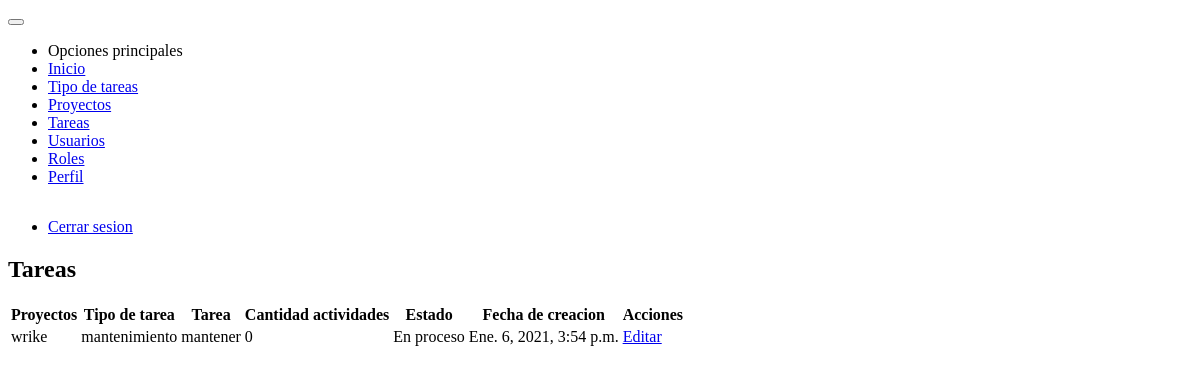
/tareas/ (signed in), run on an earlier commit of the app's database.
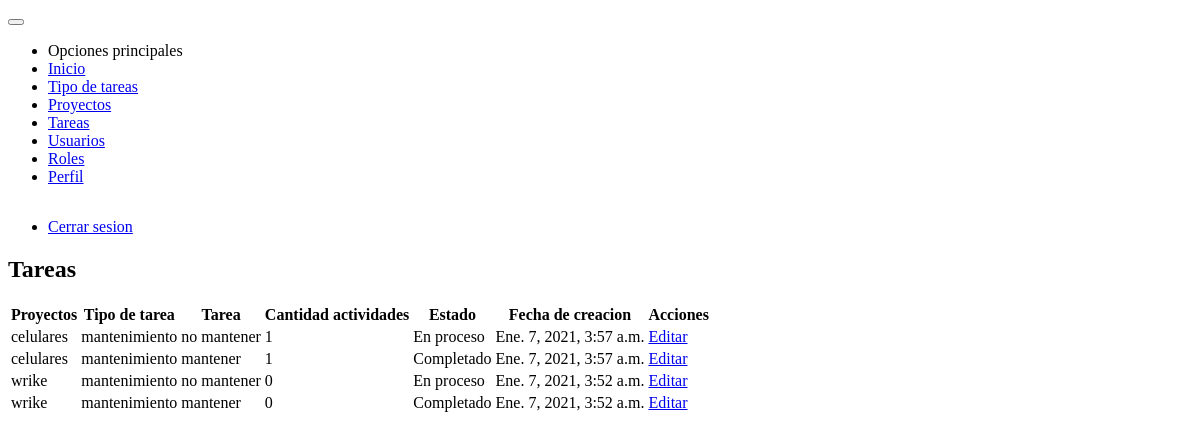
And on a later commit of the database.
### tasks/models.py (models this page shows, shortened)
class Task(models.Model):
    project = models.ForeignKey(Project, on_delete=models.CASCADE)
    type_task = models.ForeignKey(TypeTask, on_delete=models.CASCADE)
    task = models.CharField(max_length=50)
    description = models.TextField()
    status = models.BooleanField(default=False)
    percentage = models.IntegerField(default=0)
    slug = models.SlugField(max_length=60, unique=True)
    created_at = models.DateTimeField(auto_now_add=timezone.now)
    updated_at = models.DateTimeField(auto_now=timezone.now)

class TypeTask(models.Model):
    name = models.CharField(max_length=50)
    slug = models.SlugField(max_length=60, unique=True)
    status = models.BooleanField(default=True)
    created_at = models.DateTimeField(auto_now_add=timezone.now)
    def __str__(self):
        return self.name

### projects/models.py (models this page shows)
class Project(models.Model):
    name = models.CharField(max_length=50, unique=True)
    developer = models.ManyToManyField(User)
    status = models.BooleanField(default=False)
    slug = models.SlugField(max_length=50, unique=True)
    percentage = models.IntegerField(default=0)
    created_at = models.DateTimeField(auto_now_add=timezone.now)
    update_at = models.DateTimeField(auto_now=timezone.now)
    def __str__(self):
        return self.name

### tasks/views.py (the view)
# urls.py: path('', views.TaskListView.as_view(), name='task'),
class TaskListView(PermissionRequiredMixin, LoginRequiredMixin, ListView):
    login_url = 'users:login'
    permission_required = 'tasks.view_task'
    template_name = 'tasks/task.html'
    queryset = Task.objects.annotate(Count('activities')).order_by('-pk')

### tasks/templates/tasks/task.html
{% extends 'base.html' %}
{% block content %}
    <div class="card">
        <div class="card-contet m-2">
            <h2 class="text-center">Tareas</h2>
            {% include 'tasks/snippets/tasks.html' %}
        </div>
    </div>
{% endblock %}

### tasks/templates/tasks/snippets/tasks.html (shortened to what this page needs)
<table class="table" data-role="table" data-horizontal-scroll="true" data-table-search-title="Buscar: " data-table-rows-count-title="Cantidad a mostrar">
    <thead>
        <tr>
            <th>Proyectos</th>
            <th>Tipo de tarea</th>
            <th>Tarea</th>
            <th>Cantidad actividades</th>
            <th>Estado</th>
            <th>Fecha de creacion</th>
            <th>Acciones</th>
        </tr>
    </thead>
    <tbody>
        {% for activities in object_list %}
            <tr>
                <td>{{ activities.project }}</td>
                <td>{{ activities.type_task }}</td>
                <td>{{ activities.task }}</td>
                <td>{{ activities.activities__count }}</td>
                <td>{{ activities.status|yesno:'Completado,En proceso' }}</td>
                <td>{{ activities.created_at }}</td>
                <td>
                    <a href="{% url 'tasks:update_task' activities.slug %}" class="button info"> Editar</a>
                </td>
            </tr>
        {% endfor %}
    </tbody>
</table>

What changed in the data, as far as the page shows it:
added Task: project "celulares", type_task "mantenimiento", task "no mantener", activities__count "1", status "En proceso", created_at "Ene. 7, 2021, 3:57 a.m."
added Task: project "celulares", type_task "mantenimiento", task "mantener", activities__count "1", status "Completado", created_at "Ene. 7, 2021, 3:57 a.m."
added Task: project "wrike", type_task "mantenimiento", task "no mantener", activities__count "0", status "En proceso", created_at "Ene. 7, 2021, 3:52 a.m."
changed Task (number 4 of 4 on the later page): status "En proceso" → "Completado"; created_at "Ene. 6, 2021, 3:54 p.m." → "Ene. 7, 2021, 3:52 a.m."
